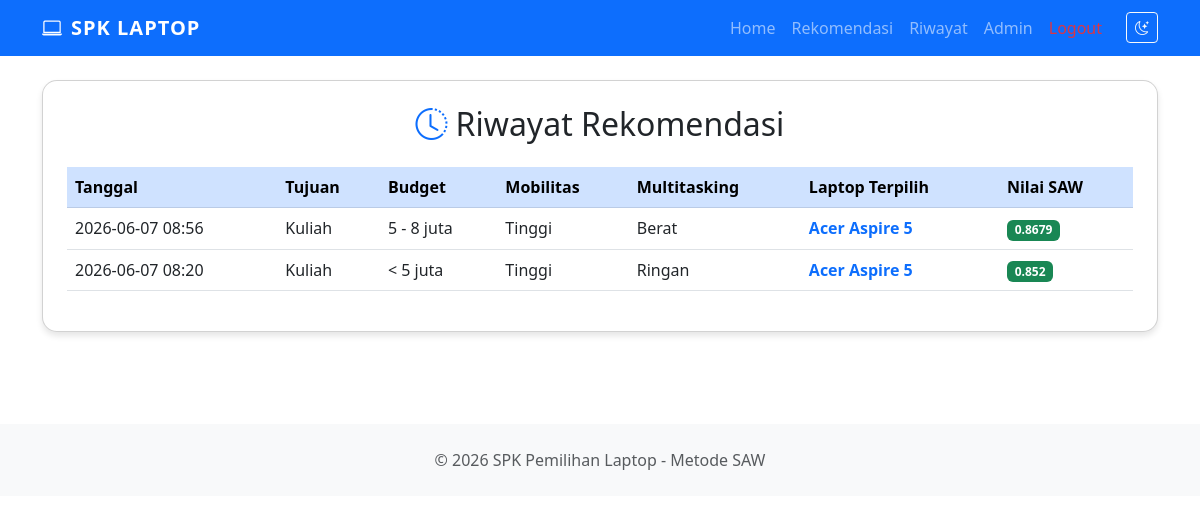
The page /riwayat (signed in) on the database as committed earlier.
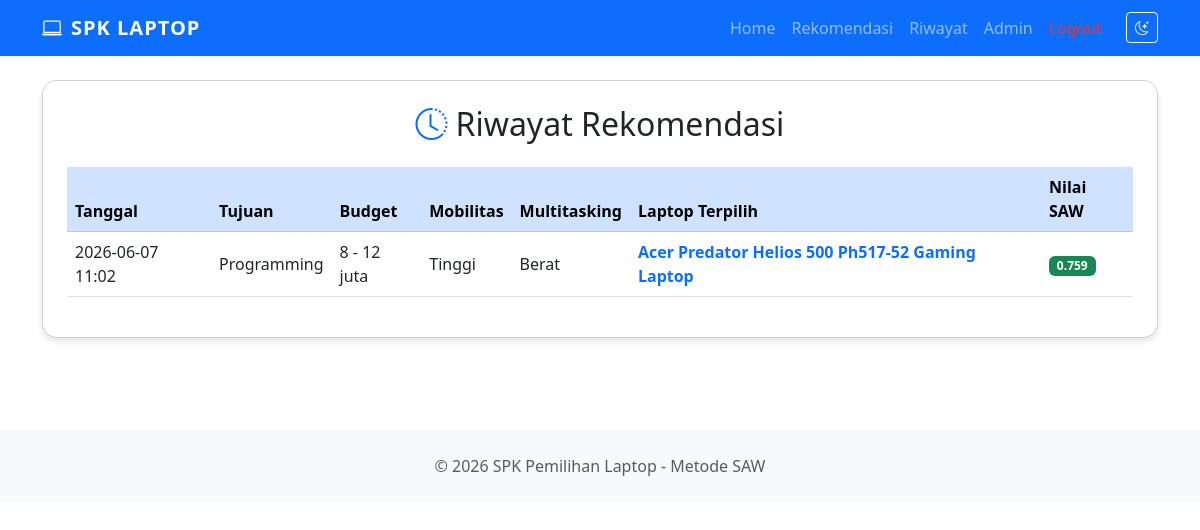
The same page on the database as committed later.
### models.py (models this page shows)
class RecommendationHistory(db.Model):
    __tablename__ = 'recommendation_history'
    id = db.Column(db.Integer, primary_key=True)
    tanggal = db.Column(db.DateTime, default=datetime.utcnow)
    tujuan = db.Column(db.String(50))
    budget = db.Column(db.String(50))
    mobilitas = db.Column(db.String(50))
    multitasking = db.Column(db.String(50))
    laptop_terpilih = db.Column(db.String(100))
    nilai_saw = db.Column(db.Float)

### routes/main.py (the view)
@main_bp.route('/riwayat')
def riwayat():
    histories = RecommendationHistory.query.order_by(RecommendationHistory.tanggal.desc()).all()
    return render_template('user/riwayat.html', histories=histories)

### routes/main.py (called while the page is built)
@main_bp.before_request
def require_login():
    if 'user_id' not in session:
        return redirect(url_for('auth.login'))

### templates/user/riwayat.html
{% extends 'base.html' %}
{% block content %}
<div class="container">
    <div class="card p-4">
        <h2 class="mb-4 text-center"><i class="bi bi-clock-history me-2 text-primary"></i>Riwayat Rekomendasi</h2>
        <div class="table-responsive">
            <table class="table table-hover align-middle">
                <thead class="table-primary">
                    <tr>
                        <th>Tanggal</th>
                        <th>Tujuan</th>
                        <th>Budget</th>
                        <th>Mobilitas</th>
                        <th>Multitasking</th>
                        <th>Laptop Terpilih</th>
                        <th>Nilai SAW</th>
                    </tr>
                </thead>
                <tbody>
                    {% for h in histories %}
                    <tr>
                        <td>{{ h.tanggal.strftime('%Y-%m-%d %H:%M') }}</td>
                        <td>{{ h.tujuan }}</td>
                        <td>{{ h.budget }}</td>
                        <td>{{ h.mobilitas }}</td>
                        <td>{{ h.multitasking }}</td>
                        <td class="fw-bold text-primary">{{ h.laptop_terpilih }}</td>
                        <td><span class="badge bg-success">{{ h.nilai_saw }}</span></td>
                    </tr>
                    {% else %}
                    <tr>
                        <td colspan="7" class="text-center text-muted">Belum ada riwayat rekomendasi.</td>
                    </tr>
                    {% endfor %}
                </tbody>
            </table>
        </div>
    </div>
</div>
{% endblock %}

Rows that differ between the two databases and show on the page:
removed RecommendationHistory: tanggal "2026-06-07 08:56", tujuan "Kuliah", budget "5 - 8 juta", mobilitas "Tinggi", multitasking "Berat", laptop_terpilih "Acer Aspire 5", nilai_saw "0.8679"
changed RecommendationHistory "Tinggi": tanggal "2026-06-07 08:20" → "2026-06-07 11:02"; tujuan "Kuliah" → "Programming"; budget "< 5 juta" → "8 - 12 juta"; multitasking "Ringan" → "Berat"; laptop_terpilih "Acer Aspire 5" → "Acer Predator Helios 500 Ph517-52 Gaming Laptop"; nilai_saw "0.852" → "0.759"
